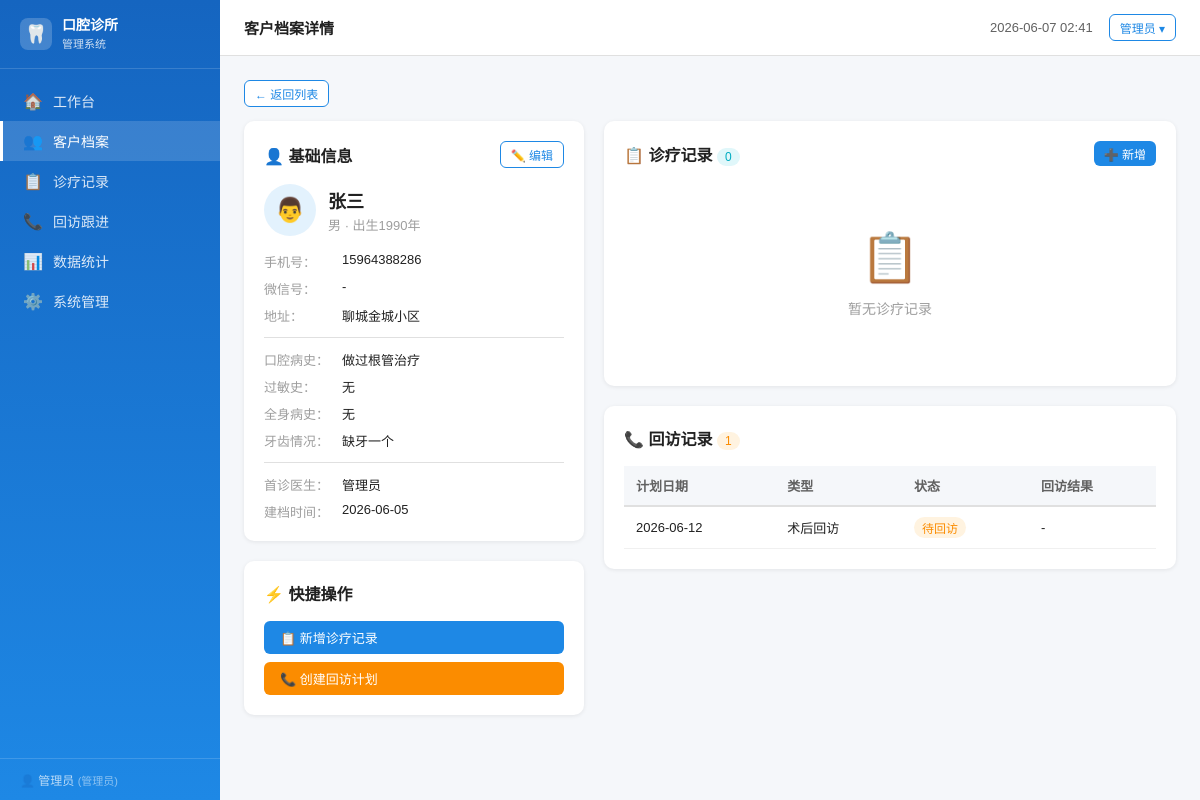
The page /customers/1 (signed in) on the database its author committed.
### tables this page shows
CREATE TABLE clinic_settings (
        key TEXT PRIMARY KEY,
        value TEXT
    );

CREATE TABLE users (
        id INTEGER PRIMARY KEY AUTOINCREMENT,
        username TEXT UNIQUE NOT NULL,
        password_hash TEXT NOT NULL,
        real_name TEXT NOT NULL,
        role TEXT NOT NULL DEFAULT 'doctor',
        is_active INTEGER DEFAULT 1,
        created_at TEXT DEFAULT (datetime('now','localtime'))
    );

CREATE TABLE customers (
        id INTEGER PRIMARY KEY AUTOINCREMENT,
        name TEXT NOT NULL,
        gender TEXT,
        birth_year INTEGER,
        phone TEXT UNIQUE NOT NULL,
        wechat TEXT,
        address TEXT,
        dental_history TEXT,
        allergy_history TEXT,
        systemic_disease TEXT,
        dental_condition TEXT,
        tags TEXT DEFAULT '[]',
        first_doctor_id INTEGER,
        is_active INTEGER DEFAULT 1,
        created_at TEXT DEFAULT (datetime('now','localtime')),
        updated_at TEXT DEFAULT (datetime('now','localtime')),
        FOREIGN KEY (first_doctor_id) REFERENCES users(id)
    );

CREATE TABLE followups (
        id INTEGER PRIMARY KEY AUTOINCREMENT,
        customer_id INTEGER NOT NULL,
        treatment_id INTEGER,
        plan_date TEXT NOT NULL,
        followup_type TEXT DEFAULT '术后回访',
        plan_content TEXT,
        status TEXT DEFAULT 'pending',
        actual_date TEXT,
        result TEXT,
        recovery TEXT,
        next_appointment INTEGER DEFAULT 0,
        next_followup_needs TEXT,
        created_by INTEGER,
        created_at TEXT DEFAULT (datetime('now','localtime')),
        FOREIGN KEY (customer_id) REFERENCES customers(id),
        FOREIGN KEY (treatment_id) REFERENCES treatments(id)
    );

### app.py (the view)
@app.route('/customers/<int:cid>')
@login_required
def customer_detail(cid):
    import traceback as _tb
    try:
        conn = get_db()
        customer = conn.execute(
            "SELECT c.*, u.real_name as doctor_name FROM customers c LEFT JOIN users u ON c.first_doctor_id=u.id WHERE c.id=?", (cid,)
        ).fetchone()
        if not customer:
            conn.close()
            flash('客户不存在', 'error')
            return redirect(url_for('customers'))
        treatments = conn.execute(
            "SELECT t.*, u.real_name as doctor_name FROM treatments t LEFT JOIN users u ON t.doctor_id=u.id WHERE t.customer_id=? ORDER BY t.visit_time DESC", (cid,)
        ).fetchall()
        followups = conn.execute(
            "SELECT * FROM followups WHERE customer_id=? ORDER BY plan_date DESC", (cid,)
        ).fetchall()
        conn.close()
        settings = get_clinic_settings()
        return render_template('customer_detail.html',
                               customer=customer,
                               treatments=treatments,
                               followups=followups,
                               settings=settings,
                               user=get_current_user())
    except Exception as _e:
        _err = _tb.format_exc()
        app.logger.error("customer_detail error: %s", _err)
        return f"<pre style='color:red;padding:20px'><b>调试错误信息（请截图发给开发者）：</b>\n\n{_err}</pre>", 500

### app.py (called while the page is built)
@app.template_filter('from_json')
def from_json_filter(s):
    try:
        return json.loads(s or '[]')
    except Exception:
        return []

def get_db():
    conn = sqlite3.connect(DB_PATH)
    conn.row_factory = sqlite3.Row
    conn.execute("PRAGMA journal_mode=WAL")
    conn.execute("PRAGMA foreign_keys=ON")
    return conn

def login_required(f):
    @wraps(f)
    def decorated(*args, **kwargs):
        if 'user_id' not in session:
            return redirect(url_for('login'))
        return f(*args, **kwargs)
    return decorated

def get_current_user():
    if 'user_id' in session:
        conn = get_db()
        u = conn.execute("SELECT * FROM users WHERE id=?", (session['user_id'],)).fetchone()
        conn.close()
        return u
    return None

def get_clinic_settings():
    conn = get_db()
    rows = conn.execute("SELECT key,value FROM clinic_settings").fetchall()
    conn.close()
    return {r['key']: r['value'] for r in rows}

### templates/customer_detail.html (shortened to what this page needs)
{% extends 'base.html' %}
{% block page_title %}客户档案详情{% endblock %}
{% block content %}
<div style="margin-bottom:14px">
  <a href="{{ url_for('customers') }}" class="btn btn-sm btn-outline">← 返回列表</a>
</div>
{% set c = customer %}
<div style="display:grid;grid-template-columns:340px 1fr;gap:20px;align-items:start">
  <div>
    <div class="card">
      <div class="card-header">
        <h2>👤 基础信息</h2>
        <button class="btn btn-sm btn-outline" onclick="editCustomerInfo()">✏️ 编辑</button>
      </div>
      <div style="display:flex;flex-direction:column;gap:8px;font-size:13px">
        <div style="display:flex;align-items:center;gap:12px;margin-bottom:8px">
          <div style="width:52px;height:52px;background:var(--primary-light);border-radius:50%;display:flex;align-items:center;justify-content:center;font-size:24px">{{ '👨' if c.gender=='男' else '👩' }}</div>
          <div>
            <div style="font-size:18px;font-weight:700">{{ c.name }}</div>
            <div style="color:var(--text3);margin-top:2px">{{ c.gender or '' }} {{ '· 出生'+c.birth_year|string+'年' if c.birth_year else '' }}</div>
          </div>
        </div>
        {% macro info_row(label, val) %}
        <div style="display:flex;gap:6px">
          <span style="color:var(--text3);min-width:72px">{{ label }}：</span>
          <span style="color:var(--text);flex:1">{{ val or '-' }}</span>
        </div>
        {% endmacro %}
        {{ info_row('手机号', c.phone) }}
        {{ info_row('微信号', c.wechat) }}
        {{ info_row('地址', c.address) }}
        <hr style="border:none;border-top:1px solid var(--border);margin:4px 0">
        {{ info_row('口腔病史', c.dental_history) }}
        {{ info_row('过敏史', c.allergy_history) }}
        {{ info_row('全身病史', c.systemic_disease) }}
        {{ info_row('牙齿情况', c.dental_condition) }}
        <hr style="border:none;border-top:1px solid var(--border);margin:4px 0">
        {{ info_row('首诊医生', c.doctor_name) }}
        {{ info_row('建档时间', c.created_at[:10] if c.created_at else '') }}
        {% set tags = c.tags|from_json if c.tags else [] %}
      </div>
    </div>
    <div class="card">
      <div class="card-header"><h2>⚡ 快捷操作</h2></div>
      <div style="display:flex;flex-direction:column;gap:8px">
        <button class="btn btn-primary" onclick="openNewTreatment()">📋 新增诊疗记录</button>
        <button class="btn btn-warning" onclick="openNewFollowup()">📞 创建回访计划</button>
      </div>
    </div>
  </div>
  <div>
    <div class="card">
      <div class="card-header">
        <h2>📋 诊疗记录 <span class="badge badge-info">{{ treatments|length }}</span></h2>
        <button class="btn btn-sm btn-primary" onclick="openNewTreatment()">➕ 新增</button>
      </div>
      {% if treatments %}
      <div class="table-wrap">
        <table>
          <thead><tr><th>就诊时间</th><th>类型</th><th>接诊医生</th><th>主诉/诊断</th><th>费用</th><th>操作</th></tr></thead>
          <tbody>
          {% for t in treatments %}
          <tr>
            <td>{{ t.visit_time[:10] if t.visit_time else '-' }}</td>
            <td><span class="badge badge-{{ 'primary' if t.visit_type=='初诊' else 'info' }}">{{ t.visit_type }}</span></td>
            <td>{{ t.doctor_name or '-' }}</td>
            <td style="max-width:200px;overflow:hidden;text-overflow:ellipsis">{{ t.chief_complaint or t.diagnosis or '-' }}</td>
            <td>
              <span style="color:var(--success)">¥{{ "%.0f"|format(t.paid_fee or 0) }}</span>
              {% if t.unpaid_fee and t.unpaid_fee > 0 %}
              <span style="color:var(--danger);font-size:11px"> (欠¥{{ "%.0f"|format(t.unpaid_fee) }})</span>
              {% endif %}
            </td>
            <td><a href="{{ url_for('treatment_detail', tid=t.id) }}" class="btn btn-sm btn-outline">详情</a></td>
          </tr>
          {% endfor %}
          </tbody>
        </table>
      </div>
      {% else %}
      <div class="empty"><div class="icon">📋</div><p>暂无诊疗记录</p></div>
      {% endif %}
    </div>
    <div class="card">
      <div class="card-header">
        <h2>📞 回访记录 <span class="badge badge-warning">{{ followups|length }}</span></h2>
      </div>
      {% if followups %}
      <div class="table-wrap">
        <table>
          <thead><tr><th>计划日期</th><th>类型</th><th>状态</th><th>回访结果</th></tr></thead>
          <tbody>
          {% for f in followups %}
          <tr>
            <td>{{ f.plan_date }}</td>
            <td>{{ f.followup_type }}</td>
            <td>
              {% if f.status == 'done' %}<span class="badge badge-success">已完成</span>
              {% elif f.status == 'pending' %}<span class="badge badge-warning">待回访</span>
              {% else %}<span class="badge badge-info">{{ f.status }}</span>{% endif %}
            </td>
            <td>{{ f.result or '-' }}</td>
          </tr>
          {% endfor %}
          </tbody>
        </table>
      </div>
      {% else %}
      <div class="empty"><div class="icon">📞</div><p>暂无回访记录</p></div>
      {% endif %}
    </div>
  </div>
</div>
{% endblock %}

### templates/base.html (shortened to what this page needs)
<!DOCTYPE html>
<html lang="zh-CN">
<head>
</head>
<body>
<div class="layout">
  <aside class="sidebar" id="sidebar">
    <div class="sidebar-brand">
      <div class="logo">🦷</div>
      <h1>{{ settings.get('clinic_name','口腔诊所') }}<br><small style="font-size:11px;font-weight:400;opacity:.8">管理系统</small></h1>
    </div>
    <nav class="sidebar-nav">
      <a href="{{ url_for('index') }}" class="{% if request.endpoint=='index' %}active{% endif %}">
        <span>🏠</span> 工作台
      </a>
      <a href="{{ url_for('customers') }}" class="{% if request.endpoint in ['customers','customer_detail'] %}active{% endif %}">
        <span>👥</span> 客户档案
      </a>
      <a href="{{ url_for('treatments') }}" class="{% if request.endpoint in ['treatments','treatment_detail'] %}active{% endif %}">
        <span>📋</span> 诊疗记录
      </a>
      <a href="{{ url_for('followups') }}" class="{% if request.endpoint=='followups' %}active{% endif %}">
        <span>📞</span> 回访跟进
      </a>
      <a href="{{ url_for('statistics') }}" class="{% if request.endpoint=='statistics' %}active{% endif %}">
        <span>📊</span> 数据统计
      </a>
      {% if user and user.role=='admin' %}
      <a href="{{ url_for('system') }}" class="{% if request.endpoint=='system' %}active{% endif %}">
        <span>⚙️</span> 系统管理
      </a>
      {% endif %}
    </nav>
    <div class="sidebar-footer">
      👤 {{ user.real_name if user else '' }}
      <span style="font-size:11px;opacity:.7">({{ '管理员' if user and user.role=='admin' else '医生' }})</span>
    </div>
  </aside>
  <div class="main">
    <header class="header">
      <div class="header-left">
        <span style="font-size:15px;font-weight:600;color:var(--text)">{% block page_title %}{% endblock %}</span>
      </div>
      <div class="header-right">
        <span style="font-size:13px;color:var(--text2)" id="clock"></span>
        <div style="position:relative">
          <button class="btn btn-sm btn-outline" onclick="toggleUserMenu()">{{ user.real_name if user else '' }} ▾</button>
        </div>
      </div>
    </header>
    <main class="content">
      {% block content %}{% endblock %}
    </main>
  </div>
</div>
</body>
</html>

### templates/base.html (style rules this page uses)
:root { --primary:#1E88E5;--primary-dark:#1565C0;--primary-light:#E3F2FD; --success:#43A047;--warning:#FB8C00;--danger:#E53935;--info:#00ACC1; --bg:#F5F7FA;--card:#FFF;--border:#E0E0E0;--text:#212121;--text2:#616161;--text3:#9E9E9E; --sidebar-w:220px;--header-h:56px; }
* { box-sizing:border-box;margin:0;padding:0 }
body { font-family:'PingFang SC','Microsoft YaHei',sans-serif;background:var(--bg);color:var(--text);font-size:14px }
a { color:var(--primary);text-decoration:none }
.layout { display:flex;min-height:100vh }
.sidebar { width:var(--sidebar-w);background:linear-gradient(180deg,#1565C0 0%,#1E88E5 100%); color:#fff;display:flex;flex-direction:column;position:fixed;top:0;left:0;bottom:0;z-index:100; transition:transform .3s }
.sidebar-brand { padding:16px 20px;border-bottom:1px solid rgba(255,255,255,.15); display:flex;align-items:center;gap:10px }
.sidebar-brand .logo { width:32px;height:32px;background:rgba(255,255,255,.2); border-radius:8px;display:flex;align-items:center;justify-content:center;font-size:18px }
.sidebar-brand h1 { font-size:14px;font-weight:700;line-height:1.3;color:#fff }
.sidebar-nav { flex:1;overflow-y:auto;padding:12px 0 }
.sidebar-nav a { display:flex;align-items:center;gap:10px;padding:10px 20px; color:rgba(255,255,255,.85);transition:all .2s;border-left:3px solid transparent }
.sidebar-nav a:hover,.sidebar-nav a.active { background:rgba(255,255,255,.15); color:#fff;border-left-color:#fff }
.sidebar-nav a span { font-size:16px }
.sidebar-footer { padding:12px 20px;border-top:1px solid rgba(255,255,255,.15);font-size:12px;color:rgba(255,255,255,.7) }
.main { margin-left:var(--sidebar-w);flex:1;display:flex;flex-direction:column;min-height:100vh }
.header { height:var(--header-h);background:#fff;border-bottom:1px solid var(--border); display:flex;align-items:center;justify-content:space-between;padding:0 24px; position:sticky;top:0;z-index:50 }
.header-left { display:flex;align-items:center;gap:12px }
.header-right { display:flex;align-items:center;gap:16px }
.content { flex:1;padding:24px }
.card { background:#fff;border-radius:10px;box-shadow:0 1px 4px rgba(0,0,0,.08);padding:20px;margin-bottom:20px }
.card-header { display:flex;align-items:center;justify-content:space-between;margin-bottom:16px }
.card-header h2 { font-size:16px;font-weight:600 }
.badge { display:inline-block;padding:2px 8px;border-radius:12px;font-size:12px;font-weight:500 }
.badge-warning { background:#FFF3E0;color:var(--warning) }
.badge-info { background:#E0F7FA;color:var(--info) }
.btn { display:inline-flex;align-items:center;gap:6px;padding:7px 16px;border-radius:6px; border:none;cursor:pointer;font-size:13px;font-weight:500;transition:all .2s;white-space:nowrap }
.btn-primary { background:var(--primary);color:#fff }
.btn-warning { background:var(--warning);color:#fff }
.btn-outline { background:#fff;color:var(--primary);border:1px solid var(--primary) }
.btn-sm { padding:4px 10px;font-size:12px }
.table-wrap { overflow-x:auto }
table { width:100%;border-collapse:collapse }
table th,table td { padding:10px 12px;text-align:left;font-size:13px;white-space:nowrap }
table thead th { background:#F5F7FA;color:var(--text2);font-weight:600;border-bottom:2px solid var(--border) }
table tbody tr { border-bottom:1px solid #F0F0F0;transition:background .2s }
.empty { text-align:center;padding:48px 20px;color:var(--text3) }
.empty .icon { font-size:48px;margin-bottom:12px }

### rows shown on the page
clinic_settings: get "口腔诊所"
users: real_name "管理员", role "管理员"
customers: gender "👨", name "张三", gender "男", birth_year "· 出生1990年", phone "15964388286 聊城金城小区 做过根管治疗 缺牙一个"
followups: plan_date "2026-06-12", followup_type "术后回访", status "待回访", result "-"

### other values the page prints
{{ label }} "手机号 微信号 地址 口腔病史 过敏史 全身病史 牙齿情况 首诊医生 建档时间"
{{ val or '-' }} "- 无 无 2026-06-05"
{{ treatments|length }} "0"
{{ followups|length }} "1"
